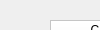
      <widget class="QWidget" name="page_12">
       <property name="geometry">
        <rect>
         <x>0</x>
         <y>0</y>
         <width>100</width>
         <height>30</height>
        </rect>
       </property>
       <attribute name="icon">
        <iconset>
         <normaloff>../../Downloads/icons8-fournisseur-100.png</normaloff>../../Downloads/icons8-fournisseur-100.png</iconset>
       </attribute>
       <attribute name="label">
        <string>ajouter familles</string>
       </attribute>
       <widget class="QTableWidget" name="tableWidget_9">
        <property name="geometry">
         <rect>
          <x>50</x>
          <y>20</y>
          <width>711</width>
          <height>311</height>
         </rect>
        </property>
        <property name="styleSheet">
         <string notr="true">background-color: rgb(255, 255, 255);</string>
        </property>
        <column>
         <property name="text">
          <string>CIN</string>
         </property>
        </column>
        <column>
         <property name="text">
          <string>Nom</string>
         </property>
        </column>
        <column>
         <property name="text">
          <string>Prénom</string>
         </property>
        </column>
        <column>
         <property name="text">
          <string>localisation</string>
         </property>
        </column>
        <column>
         <property name="text">
          <string>nbr enfants</string>
         </property>
        </column>
       </widget>
       <widget class="QGroupBox" name="groupBox_9">
        <property name="geometry">
         <rect>
          <x>810</x>
          <y>10</y>
          <width>161</width>
          <height>321</height>
         </rect>
        </property>
        <property name="title">
         <string>GroupBox</string>
        </property>
        <widget class="QPushButton" name="pushButton_37">
         <property name="geometry">
          <rect>
           <x>10</x>
           <y>110</y>
           <width>141</width>
           <height>28</height>
          </rect>
         </property>
         <property name="text">
          <string>Nouveaux</string>
         </property>
         <property name="icon">
          <iconset>
           <normaloff>../../Downloads/icons8-add-user-male-100.png</normaloff>../../Downloads/icons8-add-user-male-100.png</iconset>
         </property>
        </widget>
        <widget class="QPushButton" name="pushButton_38">
         <property name="geometry">
          <rect>
           <x>10</x>
           <y>180</y>
           <width>141</width>
           <height>28</height>
          </rect>
         </property>
         <property name="text">
          <string>Modifier</string>
         </property>
         <property name="icon">
          <iconset>
           <normaloff>../../Downloads/icons8-registration-100.png</normaloff>../../Downloads/icons8-registration-100.png</iconset>
         </property>
        </widget>
       </widget>
      </widget>
